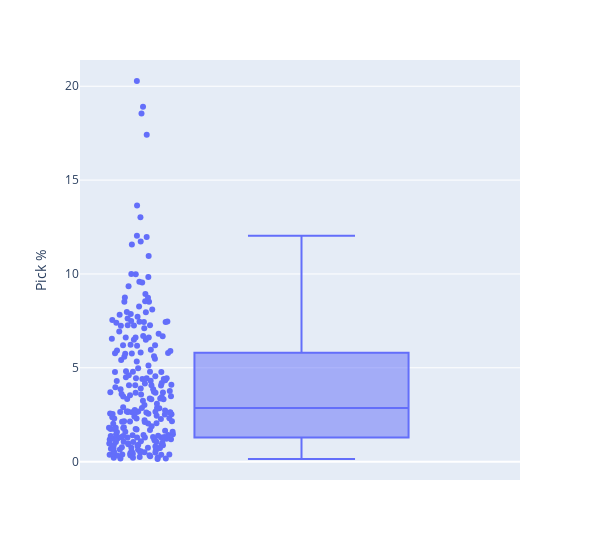

Source (notebook cell):
### Code cell
px.box(df, y='Pick %', points='all', hover_data=['Name', 'Role'], width=600)

### Figure 1 — Plotly figure (JSON) as saved in the notebook; plotly's stock layout.template omitted (floating-point values rounded to 4 significant figures; data arrays with more than 128 entries replaced by an {"elided": "..."} marker saying what was removed)
{"data": [{"alignmentgroup": "True", "boxpoints": "all", "customdata": {"elided": "244x2 str values"}, "hovertemplate": "Pick %=%{y}<br>Name=%{customdata[0]}<br>Role=%{customdata[1]}<extra></extra>", "legendgroup": "", "marker": {"color": "#636efa"}, "name": "", "notched": false, "offsetgroup": "", "orientation": "v", "showlegend": false, "type": "box", "x0": " ", "xaxis": "x", "y": {"elided": "244 float values"}, "y0": " ", "yaxis": "y"}], "layout": {"boxmode": "group", "legend": {"tracegroupgap": 0}, "margin": {"t": 60}, "width": 600, "xaxis": {"anchor": "y", "domain": [0, 1]}, "yaxis": {"anchor": "x", "domain": [0, 1], "title": {"text": "Pick %"}}}}
